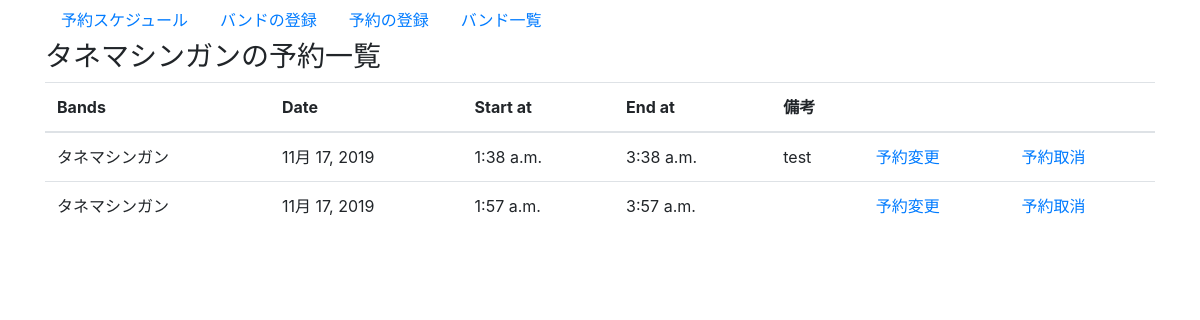
/equipment_management/schedule_by_band/6, run on an earlier commit of the app's database.
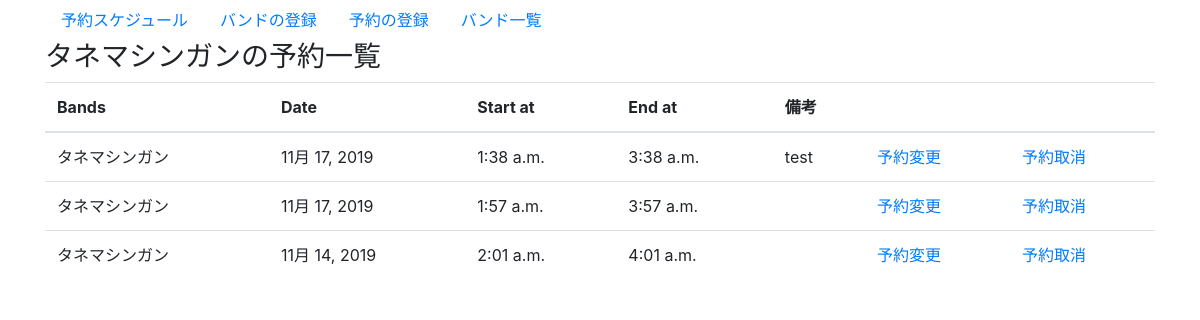
And on a later commit of the database.
### equipment_management/models.py (models this page shows, shortened)
class Schedule(models.Model):
  band_id = models.ForeignKey(Band, on_delete=models.CASCADE)
  pa_name = models.CharField(max_length=255, verbose_name='PA担当者名')
  active_date = models.DateField(default=timezone.now)
  start_at = models.TimeField(default=timezone.now)
  end_at = models.TimeField(default=two_hours_hence)
  text = models.TextField(blank=True)
  created_at = models.DateTimeField(auto_now_add=True)
  updated_at = models.DateTimeField(auto_now=True)

class Band(models.Model):
  band_name = models.CharField(max_length=255,
                               verbose_name='バンド名',
                               )
  responsible_person_name = models.CharField(max_length=255,
                                             verbose_name='バンドマスター')
  created_at = models.DateTimeField(auto_now_add=True)
  updated_at = models.DateTimeField(auto_now=True)
  def __str__(self):
      return self.band_name

### equipment_management/views.py (the view)
# urls.py: path('schedule_by_band/<int:pk>', views.schedule_by_band, name='schedule_by_band'),
def schedule_by_band(request, pk):
  band_name = Band.objects.get(pk=pk)
  context ={
      'band_name' : band_name,
      'schedules' : Schedule.objects.filter(band_id=band_name),
  }
  return render(request, 'equipment_management/schedule_by_band.html', context)

### equipment_management/templates/equipment_management/schedule_by_band.html
{% extends 'equipment_management/base.html' %}
{% block content %}
<h3>{{ band_name}}の予約一覧</h3>
<table class="table">
  <thead>
    <tr>
      <th>Bands</th>
      <th>Date</th>
      <th>Start at</th>
      <th>End at</th>
      <th>備考</th>
      <th></th>
      <th></th>
    </tr>
  </thead>
  <tbody>
    {% for schedule in schedules %}
    <tr>
      <td>{{ schedule.band_id }}</td>
      <td>{{ schedule.active_date }}</td>
      <td>{{ schedule.start_at }}</td>
      <td>{{ schedule.end_at }}</a></td>
      <td>{{ schedule.text }}</td>
      <td><a href="{% url 'equipment:update_schedule' schedule.pk %}">予約変更</a></td>
      <td><a href="{% url 'equipment:delete_schedule' schedule.pk %}">予約取消</a></td>
    </tr>
  {% endfor %}
  </tbody>
</table>
{% endblock %}

What changed in the data, as far as the page shows it:
added Schedule: band_id "タネマシンガン", active_date "11月 14, 2019", start_at "2:01 a.m.", end_at "4:01 a.m."
